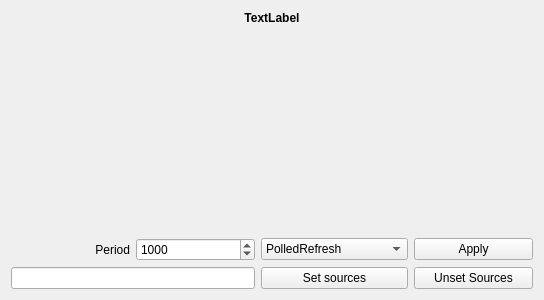
<?xml version="1.0" encoding="UTF-8"?>
<ui version="4.0">
 <class>CumbiaClient</class>
 <widget class="QWidget" name="CumbiaClient">
  <property name="geometry">
   <rect>
    <x>0</x>
    <y>0</y>
    <width>544</width>
    <height>300</height>
   </rect>
  </property>
  <property name="windowTitle">
   <string>CumbiaClient</string>
  </property>
  <layout class="QGridLayout" name="gridLayout">
   <item row="2" column="2">
    <widget class="QComboBox" name="cbRefMode">
     <item>
      <property name="text">
       <string>PolledRefresh</string>
      </property>
     </item>
     <item>
      <property name="text">
       <string>ChangeEventRefresh</string>
      </property>
     </item>
    </widget>
   </item>
   <item row="2" column="0">
    <widget class="QLabel" name="label">
     <property name="text">
      <string>Period</string>
     </property>
     <property name="alignment">
      <set>Qt::AlignRight|Qt::AlignTrailing|Qt::AlignVCenter</set>
     </property>
    </widget>
   </item>
   <item row="2" column="1">
    <widget class="QSpinBox" name="sbPeriod">
     <property name="minimum">
      <number>10</number>
     </property>
     <property name="maximum">
      <number>10000</number>
     </property>
     <property name="singleStep">
      <number>100</number>
     </property>
     <property name="value">
      <number>1000</number>
     </property>
    </widget>
   </item>
   <item row="3" column="2">
    <widget class="QPushButton" name="pbSetSources">
     <property name="text">
      <string>Set sources</string>
     </property>
    </widget>
   </item>
   <item row="3" column="3">
    <widget class="QPushButton" name="pbUnsetSrc">
     <property name="text">
      <string>Unset Sources</string>
     </property>
    </widget>
   </item>
   <item row="3" column="0" colspan="2">
    <widget class="QLineEdit" name="leSrcs"/>
   </item>
   <item row="2" column="3">
    <widget class="QPushButton" name="pbApplyRefresh">
     <property name="text">
      <string>Apply</string>
     </property>
    </widget>
   </item>
   <item row="1" column="0" colspan="4">
    <widget class="QWidget" name="widget" native="true"/>
   </item>
   <item row="0" column="0" colspan="4">
    <widget class="QLabel" name="labelTitle">
     <property name="sizePolicy">
      <sizepolicy hsizetype="Preferred" vsizetype="Fixed">
       <horstretch>0</horstretch>
       <verstretch>0</verstretch>
      </sizepolicy>
     </property>
     <property name="font">
      <font>
       <weight>75</weight>
       <bold>true</bold>
      </font>
     </property>
     <property name="text">
      <string>TextLabel</string>
     </property>
     <property name="alignment">
      <set>Qt::AlignCenter</set>
     </property>
    </widget>
   </item>
  </layout>
 </widget>
 <layoutdefault spacing="6" margin="11"/>
 <resources/>
 <connections/>
</ui>
